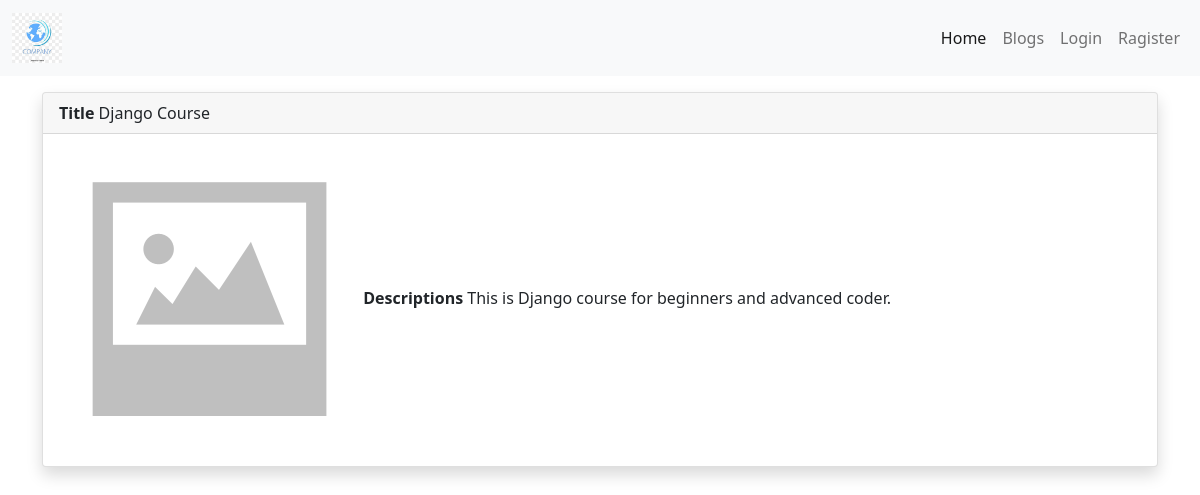
The page /viewblog/1 on the database its author committed.
### accounts/models.py (models this page shows, shortened)
class Blog(models.Model):
    user = models.ForeignKey(User, on_delete=models.CASCADE, null=True)
    category = models.ForeignKey(BlogCategory, on_delete=SET_NULL, null=True)
    title = models.CharField(max_length=150, null=True)
    image = models.ImageField(upload_to=get_filename, null=True,)
    description = models.CharField(max_length=500, null=True)
    created_at = models.DateTimeField(auto_now_add=True, null=True)

### accounts/views.py (the view)
# urls.py: path('viewblog/<int:pk>', views.viewblog, name='viewblog'),
def viewblog(request, pk):
    blog = Blog.objects.get(id=pk)
    context = {'blog': blog}
    return render(request, 'accounts/layout/view.html', context)

### accounts/templates/accounts/layout/view.html (shortened to what this page needs)
{% extends 'accounts/layout/main.html' %}
{% load static %}
{% block content %}
<div class="container mt-3">
    <div class="row justify-content-center">
        <div class="col-md-12">
            <div class="card shadow">
                <div class="card-header">
                    <label class="fw-bold">Title</label>
                    {{ blog.title }}
                </div>
                <div class="card-body">
                    {% if blog.image %}
                    <img src="{{ blog.image.url }}" alt="" srcset="">
                    {% else %}
                    <img src="{% static 'images/nologo.png' %}" alt="" srcset="">
                    {% endif %}
                    <label class="fw-bold">Descriptions</label>
                    {{ blog.description }}
                </div>
            </div>
        </div>
    </div>
</div>
{% endblock content %}

### rows shown on the page
Blog: title "Django Course", description "This is Django course for beginners and advanced coder."
